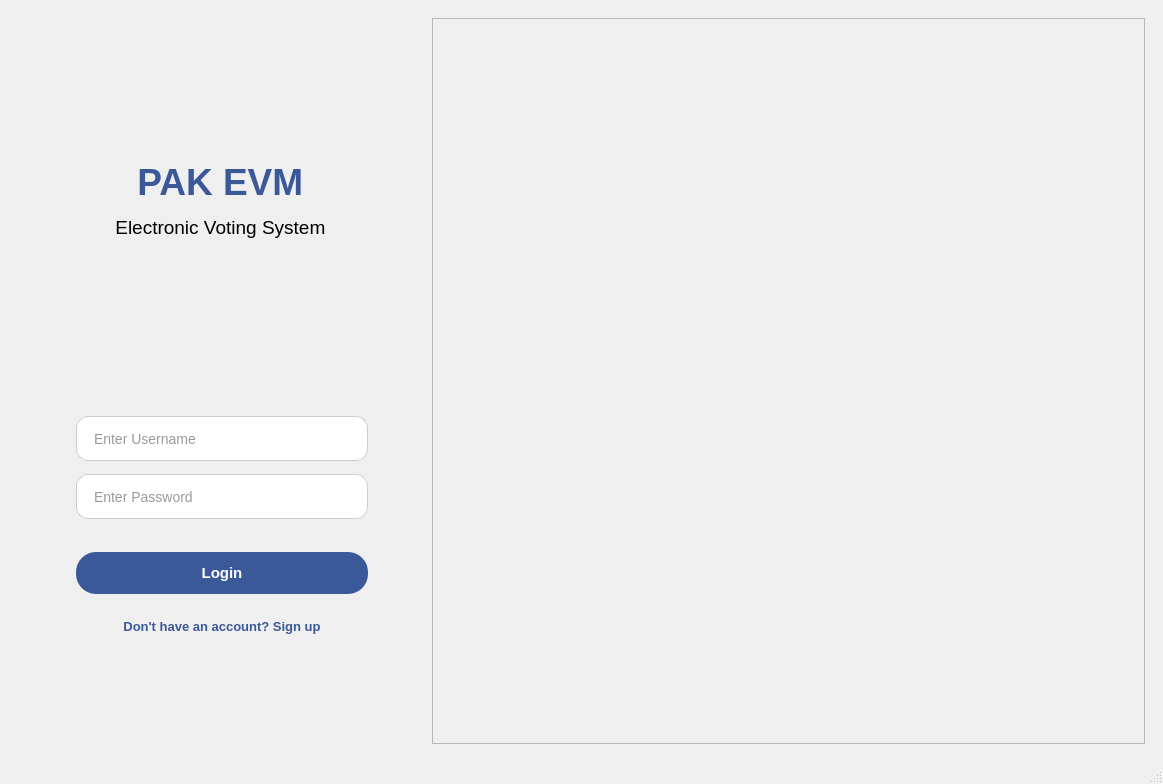
<?xml version="1.0" encoding="UTF-8"?>
<ui version="4.0">
 <class>MainWindow</class>
 <widget class="QMainWindow" name="MainWindow">
  <property name="geometry">
   <rect>
    <x>0</x>
    <y>0</y>
    <width>1163</width>
    <height>784</height>
   </rect>
  </property>
  <property name="windowTitle">
   <string>MainWindow</string>
  </property>
  <property name="styleSheet">
   <string notr="true">/* =======================================================
   1. LEFT FRAMES (Gradient Background for both pages)
======================================================= */
QFrame#leftLoginFrame, QFrame#leftSignupFrame,QFrame#waitingFrame {
    background: qlineargradient(x1:0, y1:0, x2:1, y2:1, 
                                stop:0 #ffffff, 
                                stop:1 #e0eaf5);
    border-radius: 10px;
}

/* =======================================================
   2. RIGHT IMAGE FRAMES (Apply to both if duplicated)
======================================================= */
QFrame#rightImageFrame, QFrame#rightImageFrame_2 {
    border-image: url(:/images/votingImage.png) 0 0 0 0 stretch stretch;
}

/* =======================================================
   3. PRIMARY ACTION BUTTONS (Login &amp; Register)
      Smooth Solid Blue Pill shape
======================================================= */
QPushButton#loginSubmitBtn, QPushButton#signupSubmitBtn, QPushButton#adminWaitBackBtn {
    background-color: #3b5998; 
    color: white;
    border: none;
    border-radius: 20px; 
    padding: 12px;
    font-size: 15px;
    font-weight: bold;
}

QPushButton#loginSubmitBtn:hover, QPushButton#signupSubmitBtn:hover, QPushButton#adminWaitBackBtn {
    background-color: #4b6ea8; 
}

QPushButton#loginSubmitBtn:pressed, QPushButton#signupSubmitBtn:pressed, QPushButton#adminWaitBackBtn:pressed {
    background-color: #2a4170; 
}

/* =======================================================
   4. SECONDARY NAVIGATION BUTTONS (Switch Pages)
      Ghost/Outline Style
======================================================= */
QPushButton#goToSignupBtn, QPushButton#goToLoginBtn {
    background-color: transparent;
    color: #3b5998; 
    border: 2px solid transparent;
    border-radius: 15px;
    padding: 10px;
    font-size: 13px;
    font-weight: bold;
}

QPushButton#goToSignupBtn:hover, QPushButton#goToLoginBtn:hover {
    background-color: #eef2f9; 
    border: 2px solid #3b5998; 
}

QPushButton#goToSignupBtn:pressed, QPushButton#goToLoginBtn:pressed {
    background-color: #dbe4f0;
}

/* =======================================================
   5. ALL TEXT INPUTS (User, Pass, Email, etc.)
======================================================= */
/* By omitting the #ID, this automatically styles EVERY QLineEdit on EVERY page! */
QLineEdit {
    background-color: #ffffff;
    border: 1px solid #cccccc;
    border-radius: 12px; 
    padding: 10px 15px;
    font-size: 14px;
    color: #333333;
}

QLineEdit:focus {
    border: 2px solid #3b5998; 
    background-color: #fbfcff;
}</string>
  </property>
  <widget class="QWidget" name="centralwidget">
   <layout class="QGridLayout" name="gridLayout_4">
    <item row="0" column="0">
     <widget class="QStackedWidget" name="stackedWidget">
      <property name="enabled">
       <bool>true</bool>
      </property>
      <property name="styleSheet">
       <string notr="true"/>
      </property>
      <property name="currentIndex">
       <number>0</number>
      </property>
      <widget class="QWidget" name="page">
       <layout class="QHBoxLayout" name="horizontalLayout_3">
        <item>
         <widget class="QFrame" name="leftLoginFrame">
          <property name="sizePolicy">
           <sizepolicy hsizetype="Preferred" vsizetype="Preferred">
            <horstretch>4</horstretch>
            <verstretch>0</verstretch>
           </sizepolicy>
          </property>
          <property name="frameShape">
           <enum>QFrame::StyledPanel</enum>
          </property>
          <property name="frameShadow">
           <enum>QFrame::Raised</enum>
          </property>
          <layout class="QGridLayout" name="gridLayout">
           <item row="0" column="1">
            <spacer name="verticalSpacer">
             <property name="orientation">
              <enum>Qt::Vertical</enum>
             </property>
             <property name="sizeType">
              <enum>QSizePolicy::Fixed</enum>
             </property>
             <property name="sizeHint" stdset="0">
              <size>
               <width>20</width>
               <height>40</height>
              </size>
             </property>
            </spacer>
           </item>
           <item row="1" column="1">
            <widget class="QLabel" name="label_2">
             <property name="text">
              <string>&lt;html&gt;&lt;head/&gt;&lt;body&gt;
    &lt;p align=&quot;center&quot;&gt;
        &lt;span style=&quot;font-size:28pt; font-weight:700; color:#3b5998;&quot;&gt;PAK EVM&lt;/span&gt;
    &lt;/p&gt;
    
    &lt;p align=&quot;center&quot;&gt;
        &lt;span style=&quot;font-size:14pt; font-weight:400; color:#000000;&quot;&gt;Electronic Voting System&lt;/span&gt;
    &lt;/p&gt;
&lt;/body&gt;&lt;/html&gt;</string>
             </property>
            </widget>
           </item>
           <item row="2" column="1">
            <spacer name="verticalSpacer_2">
             <property name="orientation">
              <enum>Qt::Vertical</enum>
             </property>
             <property name="sizeType">
              <enum>QSizePolicy::Fixed</enum>
             </property>
             <property name="sizeHint" stdset="0">
              <size>
               <width>20</width>
               <height>60</height>
              </size>
             </property>
            </spacer>
           </item>
           <item row="3" column="0">
            <spacer name="horizontalSpacer">
             <property name="orientation">
              <enum>Qt::Horizontal</enum>
             </property>
             <property name="sizeType">
              <enum>QSizePolicy::Fixed</enum>
             </property>
             <property name="sizeHint" stdset="0">
              <size>
               <width>40</width>
               <height>20</height>
              </size>
             </property>
            </spacer>
           </item>
           <item row="3" column="1">
            <widget class="QFrame" name="frame">
             <property name="maximumSize">
              <size>
               <width>380</width>
               <height>16777215</height>
              </size>
             </property>
             <property name="frameShape">
              <enum>QFrame::NoFrame</enum>
             </property>
             <property name="frameShadow">
              <enum>QFrame::Raised</enum>
             </property>
             <layout class="QVBoxLayout" name="verticalLayout">
              <property name="spacing">
               <number>5</number>
              </property>
              <item>
               <widget class="QLineEdit" name="usernameInput">
                <property name="maximumSize">
                 <size>
                  <width>340</width>
                  <height>45</height>
                 </size>
                </property>
                <property name="placeholderText">
                 <string>Enter Username</string>
                </property>
               </widget>
              </item>
              <item>
               <widget class="QLineEdit" name="passwordInput">
                <property name="maximumSize">
                 <size>
                  <width>340</width>
                  <height>45</height>
                 </size>
                </property>
                <property name="echoMode">
                 <enum>QLineEdit::Password</enum>
                </property>
                <property name="placeholderText">
                 <string>Enter Password</string>
                </property>
               </widget>
              </item>
              <item>
               <spacer name="verticalSpacer_7">
                <property name="orientation">
                 <enum>Qt::Vertical</enum>
                </property>
                <property name="sizeType">
                 <enum>QSizePolicy::Fixed</enum>
                </property>
                <property name="sizeHint" stdset="0">
                 <size>
                  <width>20</width>
                  <height>20</height>
                 </size>
                </property>
               </spacer>
              </item>
              <item>
               <widget class="QPushButton" name="loginSubmitBtn">
                <property name="sizePolicy">
                 <sizepolicy hsizetype="Fixed" vsizetype="Fixed">
                  <horstretch>0</horstretch>
                  <verstretch>0</verstretch>
                 </sizepolicy>
                </property>
                <property name="maximumSize">
                 <size>
                  <width>340</width>
                  <height>16777215</height>
                 </size>
                </property>
                <property name="text">
                 <string>Login</string>
                </property>
               </widget>
              </item>
              <item>
               <widget class="QPushButton" name="goToSignupBtn">
                <property name="text">
                 <string>Don't have an account? Sign up</string>
                </property>
               </widget>
              </item>
             </layout>
            </widget>
           </item>
           <item row="3" column="2">
            <spacer name="horizontalSpacer_2">
             <property name="orientation">
              <enum>Qt::Horizontal</enum>
             </property>
             <property name="sizeType">
              <enum>QSizePolicy::Fixed</enum>
             </property>
             <property name="sizeHint" stdset="0">
              <size>
               <width>40</width>
               <height>20</height>
              </size>
             </property>
            </spacer>
           </item>
           <item row="4" column="1">
            <spacer name="verticalSpacer_3">
             <property name="orientation">
              <enum>Qt::Vertical</enum>
             </property>
             <property name="sizeType">
              <enum>QSizePolicy::Fixed</enum>
             </property>
             <property name="sizeHint" stdset="0">
              <size>
               <width>20</width>
               <height>70</height>
              </size>
             </property>
            </spacer>
           </item>
          </layout>
         </widget>
        </item>
        <item>
         <widget class="QFrame" name="rightImageFrame">
          <property name="sizePolicy">
           <sizepolicy hsizetype="Preferred" vsizetype="Preferred">
            <horstretch>7</horstretch>
            <verstretch>0</verstretch>
           </sizepolicy>
          </property>
          <property name="frameShape">
           <enum>QFrame::StyledPanel</enum>
          </property>
          <property name="frameShadow">
           <enum>QFrame::Raised</enum>
          </property>
         </widget>
        </item>
       </layout>
      </widget>
      <widget class="QWidget" name="page_2">
       <layout class="QHBoxLayout" name="horizontalLayout_2">
        <item>
         <widget class="QFrame" name="leftSignupFrame">
          <property name="sizePolicy">
           <sizepolicy hsizetype="Preferred" vsizetype="Preferred">
            <horstretch>4</horstretch>
            <verstretch>0</verstretch>
           </sizepolicy>
          </property>
          <property name="frameShape">
           <enum>QFrame::StyledPanel</enum>
          </property>
          <property name="frameShadow">
           <enum>QFrame::Raised</enum>
          </property>
          <layout class="QGridLayout" name="gridLayout_2">
           <item row="1" column="0" colspan="3">
            <widget class="QLabel" name="label">
             <property name="maximumSize">
              <size>
               <width>16777215</width>
               <height>100</height>
              </size>
             </property>
             <property name="text">
              <string>&lt;html&gt;&lt;head/&gt;&lt;body&gt;&lt;p align=&quot;center&quot;&gt;&lt;span style=&quot; font-size:28pt; font-weight:700; color:#3b5998;&quot;&gt;PAK EVM&lt;/span&gt;&lt;/p&gt;&lt;p align=&quot;center&quot;&gt;&lt;span style=&quot; font-size:14pt; color:#000000;&quot;&gt;Electronic Voting System&lt;/span&gt;&lt;/p&gt;&lt;/body&gt;&lt;/html&gt;</string>
             </property>
            </widget>
           </item>
           <item row="3" column="2">
            <spacer name="horizontalSpacer_4">
             <property name="orientation">
              <enum>Qt::Horizontal</enum>
             </property>
             <property name="sizeType">
              <enum>QSizePolicy::Fixed</enum>
             </property>
             <property name="sizeHint" stdset="0">
              <size>
               <width>40</width>
               <height>20</height>
              </size>
             </property>
            </spacer>
           </item>
           <item row="0" column="1">
            <spacer name="verticalSpacer_4">
             <property name="orientation">
              <enum>Qt::Vertical</enum>
             </property>
             <property name="sizeType">
              <enum>QSizePolicy::Fixed</enum>
             </property>
             <property name="sizeHint" stdset="0">
              <size>
               <width>20</width>
               <height>40</height>
              </size>
             </property>
            </spacer>
           </item>
           <item row="2" column="1">
            <spacer name="verticalSpacer_5">
             <property name="orientation">
              <enum>Qt::Vertical</enum>
             </property>
             <property name="sizeType">
              <enum>QSizePolicy::Fixed</enum>
             </property>
             <property name="sizeHint" stdset="0">
              <size>
               <width>20</width>
               <height>40</height>
              </size>
             </property>
            </spacer>
           </item>
           <item row="3" column="0">
            <spacer name="horizontalSpacer_3">
             <property name="orientation">
              <enum>Qt::Horizontal</enum>
             </property>
             <property name="sizeType">
              <enum>QSizePolicy::Fixed</enum>
             </property>
             <property name="sizeHint" stdset="0">
              <size>
               <width>40</width>
               <height>20</height>
              </size>
             </property>
            </spacer>
           </item>
           <item row="3" column="1">
            <widget class="QFrame" name="frame_2">
             <property name="frameShape">
              <enum>QFrame::NoFrame</enum>
             </property>
             <property name="frameShadow">
              <enum>QFrame::Raised</enum>
             </property>
             <layout class="QGridLayout" name="gridLayout_3">
              <item row="3" column="0">
               <widget class="QLineEdit" name="newPasswordInput">
                <property name="echoMode">
                 <enum>QLineEdit::Password</enum>
                </property>
                <property name="placeholderText">
                 <string>Password</string>
                </property>
               </widget>
              </item>
              <item row="1" column="0">
               <widget class="QLineEdit" name="cnicInput">
                <property name="placeholderText">
                 <string>CNIC</string>
                </property>
               </widget>
              </item>
              <item row="4" column="0">
               <widget class="QLineEdit" name="confirmPasswordInput">
                <property name="echoMode">
                 <enum>QLineEdit::Password</enum>
                </property>
                <property name="placeholderText">
                 <string>Confirm Password</string>
                </property>
               </widget>
              </item>
              <item row="7" column="0">
               <widget class="QPushButton" name="signupSubmitBtn">
                <property name="text">
                 <string>Create Account</string>
                </property>
               </widget>
              </item>
              <item row="8" column="0">
               <widget class="QPushButton" name="goToLoginBtn">
                <property name="text">
                 <string>Back To Login</string>
                </property>
               </widget>
              </item>
              <item row="2" column="0">
               <widget class="QLineEdit" name="newUsernameInput">
                <property name="text">
                 <string/>
                </property>
                <property name="placeholderText">
                 <string>UserName</string>
                </property>
               </widget>
              </item>
              <item row="0" column="0">
               <widget class="QLineEdit" name="emailInput">
                <property name="text">
                 <string/>
                </property>
                <property name="placeholderText">
                 <string>Email</string>
                </property>
               </widget>
              </item>
              <item row="5" column="0">
               <widget class="QCheckBox" name="adminCheckBox">
                <property name="text">
                 <string>Register as Admin</string>
                </property>
               </widget>
              </item>
             </layout>
            </widget>
           </item>
           <item row="4" column="1">
            <spacer name="verticalSpacer_6">
             <property name="orientation">
              <enum>Qt::Vertical</enum>
             </property>
             <property name="sizeType">
              <enum>QSizePolicy::Fixed</enum>
             </property>
             <property name="sizeHint" stdset="0">
              <size>
               <width>20</width>
               <height>40</height>
              </size>
             </property>
            </spacer>
           </item>
          </layout>
         </widget>
        </item>
        <item>
         <widget class="QFrame" name="rightImageFrame_2">
          <property name="sizePolicy">
           <sizepolicy hsizetype="Preferred" vsizetype="Preferred">
            <horstretch>7</horstretch>
            <verstretch>0</verstretch>
           </sizepolicy>
          </property>
          <property name="frameShape">
           <enum>QFrame::StyledPanel</enum>
          </property>
          <property name="frameShadow">
           <enum>QFrame::Raised</enum>
          </property>
         </widget>
        </item>
       </layout>
      </widget>
      <widget class="QWidget" name="page_3">
       <layout class="QGridLayout" name="gridLayout_5">
        <item row="0" column="0">
         <widget class="QFrame" name="waitingFrame">
          <property name="sizePolicy">
           <sizepolicy hsizetype="Preferred" vsizetype="Preferred">
            <horstretch>4</horstretch>
            <verstretch>0</verstretch>
           </sizepolicy>
          </property>
          <property name="frameShape">
           <enum>QFrame::StyledPanel</enum>
          </property>
          <property name="frameShadow">
           <enum>QFrame::Raised</enum>
          </property>
          <layout class="QGridLayout" name="gridLayout_6">
           <item row="0" column="0">
            <widget class="QPushButton" name="adminWaitBackBtn">
             <property name="text">
              <string>&lt;- back</string>
             </property>
            </widget>
           </item>
           <item row="1" column="1">
            <spacer name="verticalSpacer_8">
             <property name="orientation">
              <enum>Qt::Vertical</enum>
             </property>
             <property name="sizeType">
              <enum>QSizePolicy::Fixed</enum>
             </property>
             <property name="sizeHint" stdset="0">
              <size>
               <width>1011</width>
               <height>40</height>
              </size>
             </property>
            </spacer>
           </item>
           <item row="2" column="1">
            <widget class="QLabel" name="label_4">
             <property name="text">
              <string>&lt;html&gt;&lt;head/&gt;&lt;body&gt;&lt;p align=&quot;center&quot;&gt;&lt;span style=&quot; font-size:14pt; color:#000000;&quot;&gt;Waiting for other Admin's Approval&lt;/span&gt;&lt;/p&gt;&lt;/body&gt;&lt;/html&gt;</string>
             </property>
            </widget>
           </item>
           <item row="3" column="1">
            <spacer name="verticalSpacer_9">
             <property name="orientation">
              <enum>Qt::Vertical</enum>
             </property>
             <property name="sizeType">
              <enum>QSizePolicy::Fixed</enum>
             </property>
             <property name="sizeHint" stdset="0">
              <size>
               <width>1011</width>
               <height>40</height>
              </size>
             </property>
            </spacer>
           </item>
          </layout>
         </widget>
        </item>
       </layout>
      </widget>
     </widget>
    </item>
   </layout>
  </widget>
  <widget class="QMenuBar" name="menubar">
   <property name="geometry">
    <rect>
     <x>0</x>
     <y>0</y>
     <width>1163</width>
     <height>19</height>
    </rect>
   </property>
  </widget>
  <widget class="QStatusBar" name="statusbar"/>
 </widget>
 <resources/>
 <connections/>
</ui>
